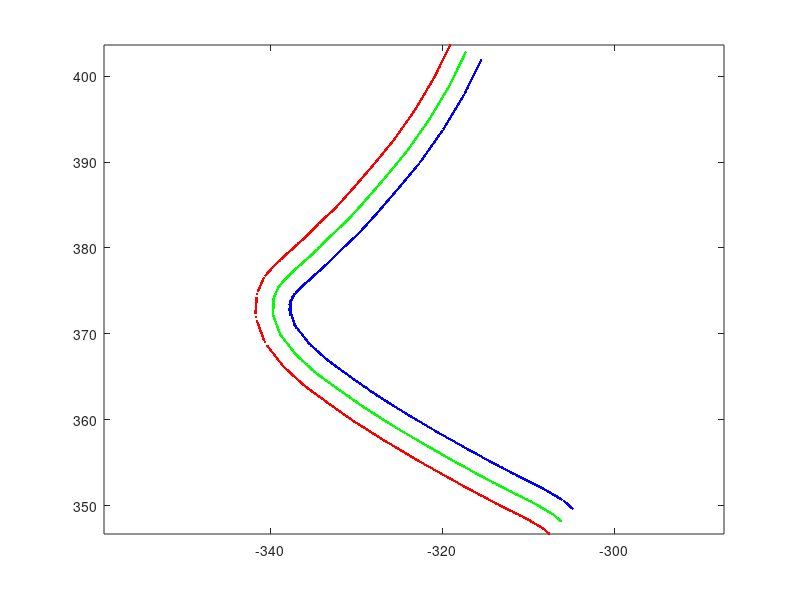

MATLAB code for this plot:
% TEST_5.m
% extract whole lane data to group data

clear variables; clc;

% valid_data_?
% *.left *.right *.gps
% *.*.x *.*.y
load('valid_lane_data.mat');

num_of_groups = 6;

% valid index for each group
valid_ind_1 = [0; 319; 731];
valid_ind_2 = [0; 263; 593];
valid_ind_3 = [0; 287];
valid_ind_4 = [0; 833; 1359; 2199; 2933];
valid_ind_5 = [0; 405; 1129; 1857; 2277; 3016];
valid_ind_6 = [0; 691; 1134; 1926];

clf(figure(326))

index = 1;

for ii = 1:num_of_groups
    eval(['valid_data = valid_data_' num2str(ii) ';']);
    eval(['valid_ind = valid_ind_' num2str(ii) ';']);
    
    valid_group_num = length(valid_ind) - 1;
    for jj = 1:valid_group_num
        eval(['valid_group_' num2str(index) '.left.x = ' ...
            'valid_data.left.x(valid_ind(jj) + 1 : valid_ind(jj+1));']);
        eval(['valid_group_' num2str(index) '.left.y = ' ...
            'valid_data.left.y(valid_ind(jj) + 1 : valid_ind(jj+1));']);
        eval(['valid_group_' num2str(index) '.right.x = ' ...
            'valid_data.right.x(valid_ind(jj) + 1 : valid_ind(jj+1));']);
        eval(['valid_group_' num2str(index) '.right.y = ' ...
            'valid_data.right.y(valid_ind(jj) + 1 : valid_ind(jj+1));']);
        eval(['valid_group_' num2str(index) '.gps.x = ' ...
            'valid_data.gps.x(valid_ind(jj) + 1 : valid_ind(jj+1));']);
        eval(['valid_group_' num2str(index) '.gps.y = ' ...
            'valid_data.gps.y(valid_ind(jj) + 1 : valid_ind(jj+1));']);
        
        eval(['valid_group = valid_group_' num2str(index) ';']);
        
        figure(326)
        plot(valid_group.left.x, valid_group.left.y, 'r.', ...
            valid_group.right.x, valid_group.right.y, 'b.', ...
            valid_group.gps.x, valid_group.gps.y, 'g.'); axis equal;
        
        index = index + 1;
    end
    
end